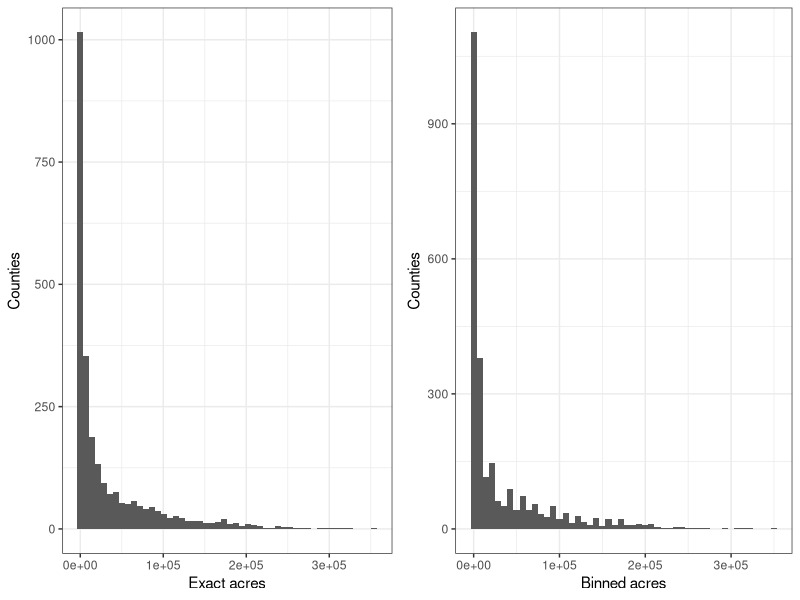

Source code (R):
## ---- chunk 1
list.of.packages <- c("ggplot2", "gridExtra")
new.packages <- list.of.packages[!(list.of.packages %in% installed.packages()[,"Package"])]
if(length(new.packages)) install.packages(new.packages)

library(ggplot2)
library(gridExtra)
## ---- chunk 2
crops_real <- read.csv("data/crops_real.csv")
crops_binned <- read.csv("data/crops_binned.csv")

p1 <- ggplot(crops_real, aes(x=Acres)) +
  geom_histogram(bins=50) + 
  theme_bw() + 
  ylab("Counties") + 
  xlab("Exact acres")

p2 <- ggplot(crops_binned, aes(x=Acres)) +
  geom_histogram(bins=50) + 
  theme_bw() + 
  ylab("Counties") + 
  xlab("Binned acres")

grid.arrange(p1, p2, ncol=2)
## ---- chunk 3
set.seed(111)
lambda <- 1/5
n <- 1000000
x <- rexp(n, lambda)
tau <- 5
y <- floor(x / tau) * tau

# Mean
c("Predicted" = tau / (exp(tau * lambda) - 1), "Observed" = mean(y))

# Variance
c("Predicted" = tau^2 * exp(tau * lambda) / (exp(tau * lambda) - 1)^2, "Observed" = var(y))
## ---- chunk 4
true_lambda <- 1/mean(crops_real$Acres)
tau <- 5000
mle = log(tau/mean(crops_binned$Acres) + 1) / tau
left_bin <- 1/mean(crops_binned$Acres)
mid_bin <- 1/mean(crops_binned$Acres + tau / 2)

df <- round(rbind(c(true_lambda, mle, left_bin, mid_bin), (true_lambda - 
                    c(true_lambda, mle, left_bin, mid_bin)) / true_lambda), 6)
colnames(df) <- c("True lambda", "MLE", "Bin left", "Bin center")
rownames(df) <- c("Value", "Relative difference from true lambda")
df
## ---- chunk 5
lambda <- 1/5
n <- 1000000
x <- rexp(n, lambda)
tau <- 1
y <- floor(x / tau) * tau

mle = log(tau/mean(y) + 1) / tau
left_bin <- 1/mean(y)
mid_bin <- 1/mean(y + tau / 2)

df <- round(rbind(c(lambda, mle, left_bin, mid_bin), lambda - 
                    c(lambda, mle, left_bin, mid_bin)), 5)

tau <- 5
y <- floor(x / tau) * tau

mle = log(tau/mean(y) + 1) / tau
left_bin <- 1/mean(y)
mid_bin <- 1/mean(y + tau / 2)

df <- rbind(df, round(rbind(c(lambda, mle, left_bin, mid_bin), 
                            lambda - c(lambda, mle, left_bin, mid_bin)), 5))

colnames(df) <- c("True lambda", "MLE", "Bin left", "Bin center")
rownames(df) <- c("Value (tau = 1)", "Difference from true lambda (tau = 1)", 
                  "Value (tau = 5)", "Difference from true lambda (tau = 5)")
df
